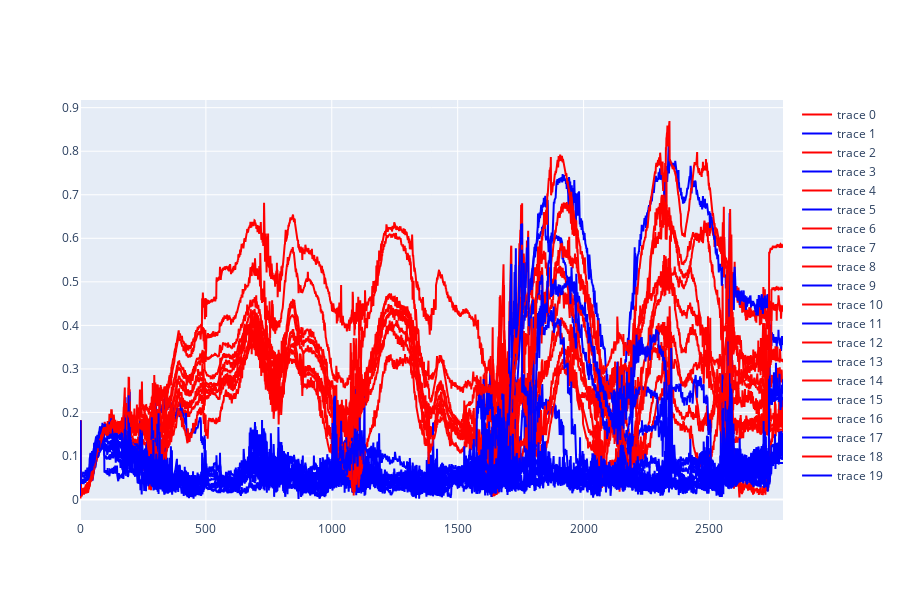

The notebook cell saved with this chart:
### Code cell
fig = go.Figure(layout=dict(height=600))
for i in df.index[df.ate_max.argsort()[:10]]:
    fig.add_scatter(y=raw_errors[i], line_color="red")
    fig.add_scatter(y=transformed_errors[i], line_color="blue")

fig

### Figure 1 — Plotly figure (JSON) as saved in the notebook; plotly's stock layout.template omitted (floating-point values rounded to 4 significant figures; data arrays with more than 128 entries replaced by an {"elided": "..."} marker saying what was removed)
{"data": [{"line": {"color": "red"}, "type": "scatter", "y": {"elided": "2793 float values"}}, {"line": {"color": "blue"}, "type": "scatter", "y": {"elided": "2793 float values"}}, {"line": {"color": "red"}, "type": "scatter", "y": {"elided": "2793 float values"}}, {"line": {"color": "blue"}, "type": "scatter", "y": {"elided": "2793 float values"}}, {"line": {"color": "red"}, "type": "scatter", "y": {"elided": "2793 float values"}}, {"line": {"color": "blue"}, "type": "scatter", "y": {"elided": "2793 float values"}}, {"line": {"color": "red"}, "type": "scatter", "y": {"elided": "2793 float values"}}, {"line": {"color": "blue"}, "type": "scatter", "y": {"elided": "2793 float values"}}, {"line": {"color": "red"}, "type": "scatter", "y": {"elided": "2793 float values"}}, {"line": {"color": "blue"}, "type": "scatter", "y": {"elided": "2793 float values"}}, {"line": {"color": "red"}, "type": "scatter", "y": {"elided": "2793 float values"}}, {"line": {"color": "blue"}, "type": "scatter", "y": {"elided": "2793 float values"}}, {"line": {"color": "red"}, "type": "scatter", "y": {"elided": "2793 float values"}}, {"line": {"color": "blue"}, "type": "scatter", "y": {"elided": "2793 float values"}}, {"line": {"color": "red"}, "type": "scatter", "y": {"elided": "2793 float values"}}, {"line": {"color": "blue"}, "type": "scatter", "y": {"elided": "2793 float values"}}, {"line": {"color": "red"}, "type": "scatter", "y": {"elided": "2793 float values"}}, {"line": {"color": "blue"}, "type": "scatter", "y": {"elided": "2793 float values"}}, {"line": {"color": "red"}, "type": "scatter", "y": {"elided": "2793 float values"}}, {"line": {"color": "blue"}, "type": "scatter", "y": {"elided": "2793 float values"}}], "layout": {"height": 600}}
